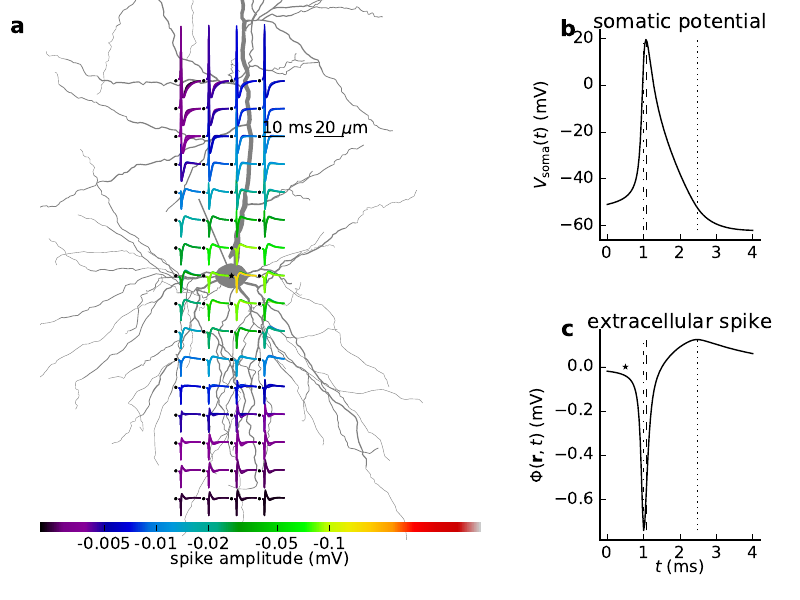

The Python source for this figure:
#!/usr/bin/env python
'''Run Hay et al. (2011), generating and plotting a single action potential'''
import numpy as np
import sys
if sys.version < '3':
    from urllib2 import urlopen
else:
    from urllib.request import urlopen
import zipfile
import os
import matplotlib.pyplot as plt
from matplotlib.collections import LineCollection
import LFPy
import h5py

plt.interactive(1)
plt.close('all')

# Fetch Hay et al. 2011 model files
if not os.path.isfile('L5bPCmodelsEH/morphologies/cell1.asc'):
    # get the model files:
    u = urlopen(
        'http://senselab.med.yale.edu/ModelDB/eavBinDown.asp?o=139653&a=23&mime=application/zip')
    localFile = open('L5bPCmodelsEH.zip', 'w')
    localFile.write(u.read())
    localFile.close()
    # unzip:
    myzip = zipfile.ZipFile('L5bPCmodelsEH.zip', 'r')
    myzip.extractall('.')
    myzip.close()

# compile mod files every time, because of incompatibility with Mainen96 files:
os.system('''
          cd L5bPCmodelsEH/mod/
          nrnivmodl
          ''')
# os.system('nrnivmodl')
LFPy.cell.neuron.load_mechanisms('L5bPCmodelsEH/mod/')


##########################################################################
# Simulation parameters
##########################################################################

# define cell parameters used as input to cell-class
cellParameters = {
    'morphology': 'L5bPCmodelsEH/morphologies/cell1.asc',
    'templatefile': ['L5bPCmodelsEH/models/L5PCbiophys3.hoc',
                     'L5bPCmodelsEH/models/L5PCtemplate.hoc'],
    'templatename': 'L5PCtemplate',
    'templateargs': 'L5bPCmodelsEH/morphologies/cell1.asc',
    'passive': False,
    'nsegs_method': 'lambda100',
    'd_lambda': 0.1,
    'timeres_NEURON': 2 ** -5,
    'timeres_python': 2 ** -5,
    'tstartms': -159,
    'tstopms': 10,
    'v_init': -60,
    'pt3d': True,
}

# Generate the grid in xz-plane over which we calculate local field potentials
X, Y, Z = np.mgrid[-4:5:1, 1:2, -4:5:1] * 20
# define parameters for extracellular recording electrode, using optional
# method
electrodeParameters = {
    'sigma': 0.3,          # extracellular conductivity
    'x': X.flatten(),      # x,y,z-coordinates of contacts
    'y': Y.flatten(),
    'z': Z.flatten(),
    'method': 'som_as_point',  # sphere source soma segment
    'N': np.array([[0, 1, 0]] * X.size),  # surface normals
    'r': 2.5,              # contact site radius
    'n': 20,               # datapoints for averaging
}

##########################################################################
# Main simulation procedure, setting up extracellular electrode, cell, synapse
##########################################################################

# delete old sections and load compiled mechs from the mod-folder
LFPy.cell.neuron.h("forall delete_section()")

# create extracellular electrode object for LFPs on grid
electrode = LFPy.RecExtElectrode(**electrodeParameters)

# Initialize cell instance, using the LFPy.Cell class
cell = LFPy.TemplateCell(**cellParameters)
cell.set_rotation(x=4.729, y=-3.166)

# Override passive reversal potential, AP is generated
for sec in cell.allseclist:
    for seg in sec:
        seg.e_pas = -59.7

# perform NEURON simulation, results saved as attributes in the cell instance
cell.simulate(electrode=electrode, rec_imem=True)

##########################################################################
# Function declarations
##########################################################################


def plotstuff(cell, electrode):
    '''plotting'''
    fig = plt.figure()

    ax1 = fig.add_axes([0.05, 0.1, 0.55, 0.9], frameon=False)
    cax = fig.add_axes([0.05, 0.115, 0.55, 0.015])

    ax1.plot(electrode.x, electrode.z, '.', marker='o', markersize=1, color='k',
             zorder=0)

    # normalize to min peak
    LFPmin = electrode.LFP.min(axis=1)
    LFPnorm = -(electrode.LFP.T / LFPmin).T

    i = 0
    zips = []
    for x in LFPnorm:
        zips.append(list(zip(cell.tvec * 1.6 + electrode.x[i] + 2,
                             x * 12 + electrode.z[i])))
        i += 1

    line_segments = LineCollection(zips,
                                   linewidths=(1),
                                   linestyles = 'solid',
                                   cmap='spectral',
                                   zorder=1,
                                   rasterized=False)
    line_segments.set_array(np.log10(-LFPmin))
    ax1.add_collection(line_segments)

    axcb = fig.colorbar(line_segments, cax=cax, orientation='horizontal')
    axcb.outline.set_visible(False)
    xticklabels = np.array([-0.1, -0.05, -0.02, -0.01, -0.005, -0.002])
    xticks = np.log10(-xticklabels)
    axcb.set_ticks(xticks)
    axcb.set_ticklabels(-10 ** xticks)
    axcb.set_label('spike amplitude (mV)', va='center')

    ax1.plot([22, 38], [100, 100], color='k', lw=1)
    ax1.text(22, 102, '10 ms')

    ax1.plot([60, 80], [100, 100], color='k', lw=1)
    ax1.text(60, 102, '20 $\mu$m')

    ax1.set_xticks([])
    ax1.set_yticks([])

    axis = ax1.axis(ax1.axis('equal'))
    ax1.set_xlim(axis[0] * 1.02, axis[1] * 1.02)

    # plot morphology
    zips = []
    for x, z in cell.get_pt3d_polygons():
        zips.append(list(zip(x, z)))
    from matplotlib.collections import PolyCollection
    polycol = PolyCollection(zips, edgecolors='none',
                             facecolors='gray', zorder=-1, rasterized=False)
    ax1.add_collection(polycol)

    ax1.text(-0.05, 0.95, 'a',
             horizontalalignment='center',
             verticalalignment='center',
             fontsize=16, fontweight='demibold',
             transform=ax1.transAxes)

    # plot extracellular spike in detail
    ind = np.where(electrode.LFP == electrode.LFP.min())[0][0]
    timeind = (cell.tvec >= 0) & (cell.tvec <= 4)
    xticks = np.arange(10)
    xticklabels = xticks
    LFPtrace = electrode.LFP[ind, ]
    vline0 = cell.tvec[cell.somav == cell.somav.max()]
    vline1 = cell.tvec[LFPtrace == LFPtrace.min()]
    vline2 = cell.tvec[LFPtrace == LFPtrace.max()]

    # plot asterix to link trace in (a) and (c)
    ax1.plot(electrode.x[ind], electrode.z[ind], '*',
             markersize=5, markeredgecolor='none', markerfacecolor='k')

    ax2 = fig.add_axes([0.75, 0.6, 0.2, 0.35], frameon=True)
    ax2.plot(cell.tvec[timeind], cell.somav[timeind],
             lw=1, color='k', clip_on=False)

    ax2.vlines(vline0, cell.somav.min(),
               cell.somav.max(), 'k', 'dashed', lw=0.25)
    ax2.vlines(vline1, cell.somav.min(),
               cell.somav.max(), 'k', 'dashdot', lw=0.25)
    ax2.vlines(vline2, cell.somav.min(),
               cell.somav.max(), 'k', 'dotted', lw=0.25)

    ax2.set_xticks(xticks)
    ax2.set_xticklabels(xticks)
    ax2.axis(ax2.axis('tight'))
    ax2.set_ylabel(r'$V_\mathrm{soma}(t)$ (mV)')

    for loc, spine in ax2.spines.items():
        if loc in ['right', 'top']:
            spine.set_color('none')
    ax2.xaxis.set_ticks_position('bottom')
    ax2.yaxis.set_ticks_position('left')

    ax2.set_title('somatic potential', va='center')

    ax2.text(-0.2, 1.0, 'b',
             horizontalalignment='center',
             verticalalignment='center',
             fontsize=16, fontweight='demibold',
             transform=ax2.transAxes)

    ax3 = fig.add_axes([0.75, 0.1, 0.2, 0.35], frameon=True)
    ax3.plot(cell.tvec[timeind], LFPtrace[timeind],
             lw=1, color='k', clip_on=False)
    ax3.plot(0.5, 0, '*', markersize=5,
             markeredgecolor='none', markerfacecolor='k')

    ax3.vlines(vline0, LFPtrace.min(), LFPtrace.max(), 'k', 'dashed', lw=0.25)
    ax3.vlines(vline1, LFPtrace.min(), LFPtrace.max(), 'k', 'dashdot', lw=0.25)
    ax3.vlines(vline2, LFPtrace.min(), LFPtrace.max(), 'k', 'dotted', lw=0.25)

    ax3.set_xticks(xticks)
    ax3.set_xticklabels(xticks)
    ax3.axis(ax3.axis('tight'))

    for loc, spine in ax3.spines.items():
        if loc in ['right', 'top']:
            spine.set_color('none')
    ax3.xaxis.set_ticks_position('bottom')
    ax3.yaxis.set_ticks_position('left')

    ax3.set_xlabel(r'$t$ (ms)', va='center')
    # ax3.set_ylabel(r'$\Phi(\vec{r}=(%i, %i, %i),t)$ (mV)' % (electrode.x[ind],
    #                                    electrode.y[ind], electrode.z[ind]))
    ax3.set_ylabel(r'$\Phi(\mathbf{r},t)$ (mV)')

    ax3.set_title('extracellular spike', va='center')

    ax3.text(-0.2, 1.0, 'c',
             horizontalalignment='center',
             verticalalignment='center',
             fontsize=16, fontweight='demibold',
             transform=ax3.transAxes)

    return fig

# Plotting of simulation results:
fig = plotstuff(cell, electrode)
fig.savefig('example2.pdf', dpi=300)
plt.show()
# save file as h5py
electrode_out = np.concatenate((np.reshape(electrode.x, (electrode.x.size, 1)),
                         np.reshape(electrode.y, (electrode.y.size, 1)),
                         np.reshape(electrode.z, (electrode.z.size, 1)),
                         electrode.LFP),
                         axis=1)
cell_out = np.concatenate((np.reshape(cell.xmid, (cell.xmid.size, 1)),
                         np.reshape(cell.ymid, (cell.ymid.size, 1)),
                         np.reshape(cell.zmid, (cell.zmid.size, 1)),
                         cell.imem),
                         axis=1)
with h5py.File("data_sim_low.hdf5", "w") as f:
    f['srate'] = 1000. / cellParameters['timeres_python']
    f.create_dataset("cell", data=cell_out)
    f.create_dataset("electrode", data=electrode_out)
